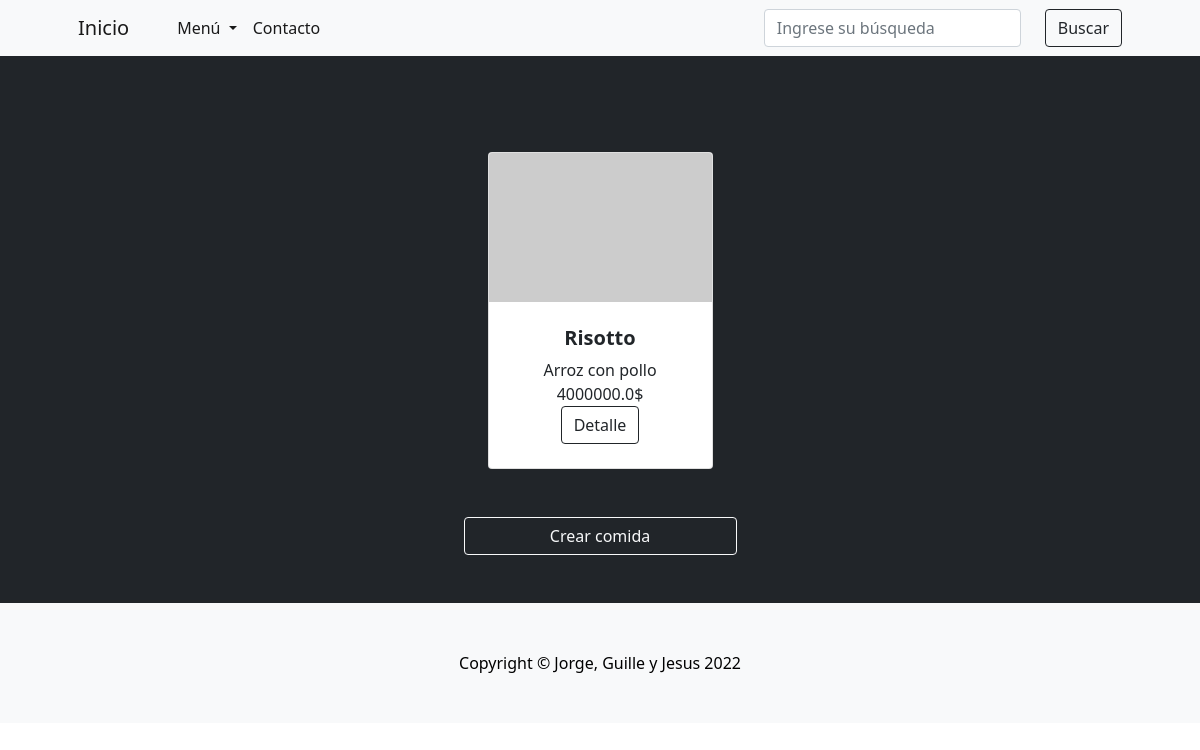
Screenshot of /comidas/ with the database file from the repository.
### comidas/models.py (models this page shows)
class Comidas(models.Model):
    nombre = models.CharField(max_length=30)
    descripcion = models.CharField(max_length=50, blank=True, null=True)
    precio = models.FloatField()
    is_active = models.BooleanField(default=True)
    class Meta:
        verbose_name = 'comida'
        verbose_name_plural = 'comidas'

### comidas/views.py (the view)
# urls.py: path('comidas/', include('comidas.urls')),
def comidas(request):
    comidas = Comidas.objects.all()
    context = {'comidas':comidas}
    return render(request, 'comidas.html', context=context)

### RestaurantPython/templates/comidas.html (shortened to what this page needs)
{% extends 'base.html' %}
{% block contenido %}
<section class="py-5 bg-dark">
    <div class="container px-4 px-lg-5 mt-5">
        <div class="row gx-4 gx-lg-5 row-cols-2 row-cols-md-3 row-cols-xl-4 justify-content-center">
            {% for comida in comidas %}
            <div class="col mb-5">
                <div class="card h-100">
                    <img class="card-img-top" src="https://dummyimage.com/450x300/dee2e6/6c757d.jpg" alt="..." />
                    <div class="card-body p-4">
                        <div class="text-center">
                            <h5 class="fw-bolder">{{comida.nombre}}</h5>
                            {{comida.descripcion}}
                            <br>
                            {{comida.precio}}$
                            <br>
                            <a href="detalle-comida/{{comida.id}}" class="btn btn-outline-dark">Detalle</a>
                        </div>
                    </div>
                </div>
            </div>
            {% endfor %}
        </div>
        <div class="row gx-4 gx-lg-5 row-cols-2 row-cols-md-3 row-cols-xl-4 justify-content-center">
            <a class="btn btn-outline-light" aria-current="page" href="crear-comida/">Crear comida</a>
        </div>
    </div>
</section>
{% endblock %}

### rows the page displays
Comidas: nombre "Risotto", descripcion "Arroz con pollo", precio "4000000.0"
